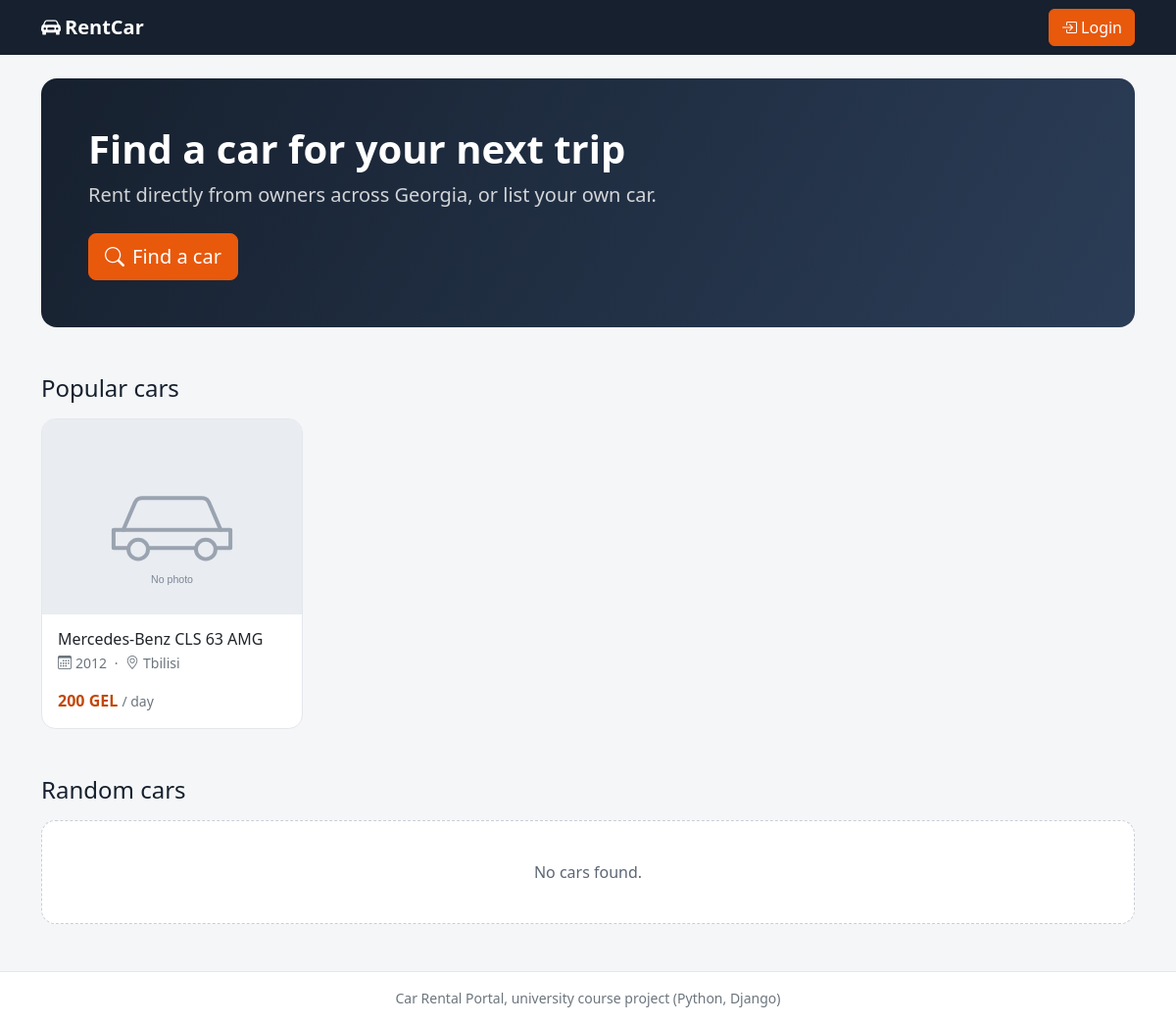
Before: / with the older database file.
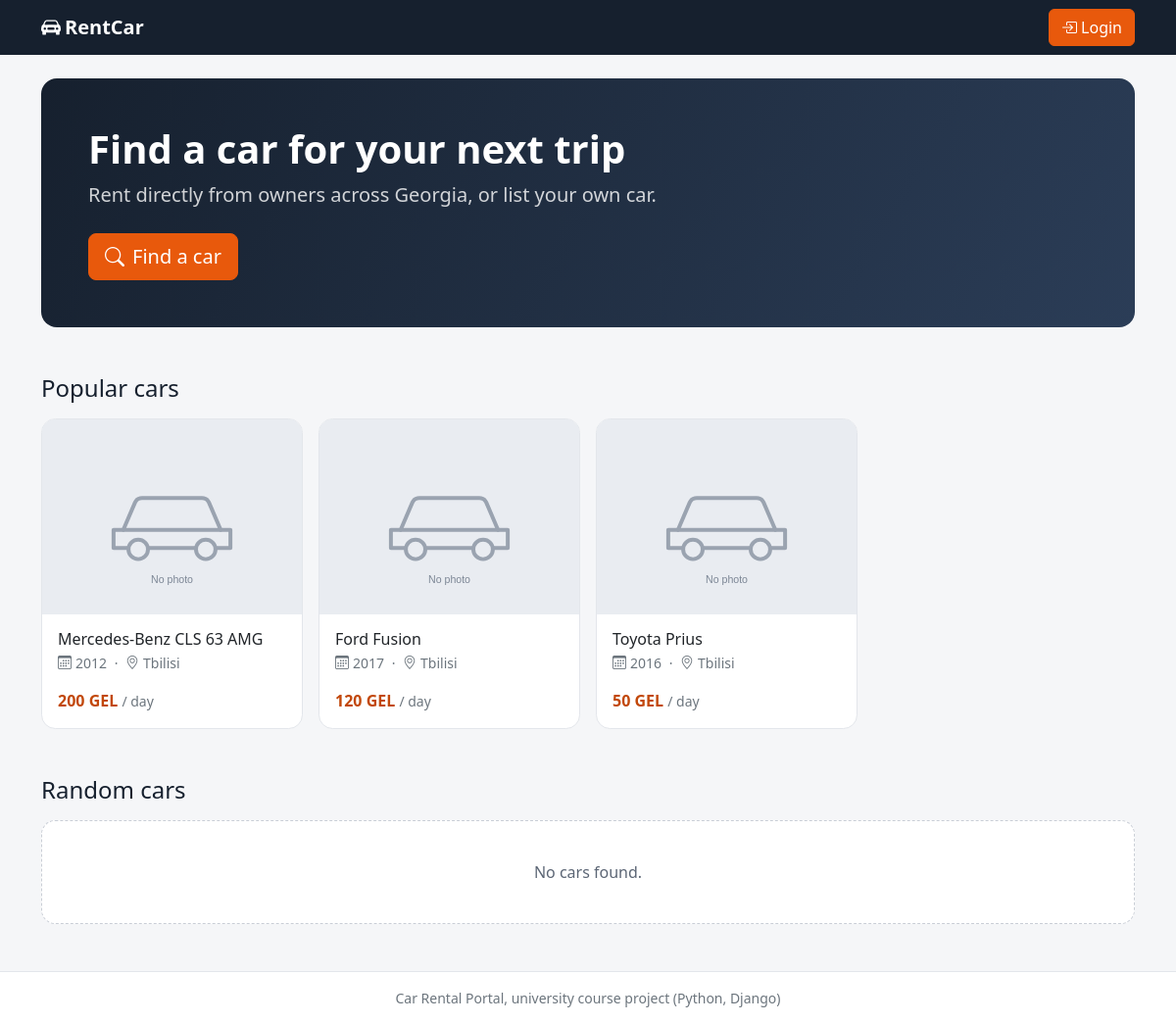
After: the same page with the newer database file.
### core/models.py (models this page shows, shortened)
class Car(models.Model):
    TRANSMISSIONS = [
        ('automatic', 'Automatic'),
        ('manual', 'Manual'),
        ('tiptronic', 'Tiptronic'),
    ]
    owner = models.ForeignKey(User, on_delete=models.CASCADE, related_name='cars')
    brand = models.CharField(max_length=50)
    model = models.CharField(max_length=50)
    year = models.PositiveIntegerField()
    price = models.PositiveIntegerField('Daily price (GEL)')
    capacity = models.PositiveIntegerField('Capacity (seats)')
    transmission = models.CharField(max_length=20, choices=TRANSMISSIONS)
    city = models.CharField(max_length=60)
    fuel_capacity = models.PositiveIntegerField('Fuel tank capacity (litres)')
    image1 = models.ImageField('Photo 1', upload_to='cars/', blank=True, validators=[photo_validator])
    image2 = models.ImageField('Photo 2', upload_to='cars/', blank=True, validators=[photo_validator])
    image3 = models.ImageField('Photo 3', upload_to='cars/', blank=True, validators=[photo_validator])
    latitude = models.FloatField(null=True, blank=True)
    longitude = models.FloatField(null=True, blank=True)
    available_from = models.DateField(null=True, blank=True)
    available_to = models.DateField(null=True, blank=True)
    approved_by = models.ManyToManyField(User, related_name='approved_cars', blank=True)
    created_at = models.DateTimeField(auto_now_add=True)

### core/views.py (the view)
# urls.py: path('', views.home, name='home'),
def home(request):
    popular_cars = Car.objects.annotate(rent_count=Count('rentals')).order_by('-rent_count', '-created_at')[:4]
    popular_ids = [car.id for car in popular_cars]
    random_cars = Car.objects.exclude(id__in=popular_ids).order_by('?')[:8]
    return render(request, 'home.html', {
        'popular_cars': popular_cars,
        'random_cars': random_cars,
    })

### templates/home.html (shortened to what this page needs)
{% extends 'base.html' %}
{% block content %}
<section class="hero rounded-4 p-4 p-md-5 mb-5">
  <h1 class="display-6 fw-semibold mb-2">Find a car for your next trip</h1>
  <p class="lead mb-4">Rent directly from owners across Georgia, or list your own car.</p>
  <a href="{% url 'filter' %}" class="btn btn-accent btn-lg"><i class="bi bi-search me-2"></i>Find a car</a>
</section>
<section class="mb-5">
  <h2 class="h4 mb-3">Popular cars</h2>
  {% if popular_cars %}
    <div class="row row-cols-1 row-cols-sm-2 row-cols-lg-4 g-3">
      {% for car in popular_cars %}
        <div class="col">{% include '_car_card.html' with car=car %}</div>
      {% endfor %}
    </div>
  {% else %}
    <div class="empty-state">No popular cars to show right now.</div>
  {% endif %}
</section>
<section>
  <h2 class="h4 mb-3">Random cars</h2>
  {% if random_cars %}
    <div class="row row-cols-1 row-cols-sm-2 row-cols-lg-4 g-3">
      {% for car in random_cars %}
        <div class="col">{% include '_car_card.html' with car=car %}</div>
      {% endfor %}
    </div>
  {% else %}
    <div class="empty-state">No cars found.</div>
  {% endif %}
</section>
{% endblock %}

### templates/base.html (shortened to what this page needs)
{% load static %}<!doctype html>
<html lang="en">
<head>
  <link href="https://cdn.jsdelivr.net/npm/bootstrap@5.3.3/dist/css/bootstrap.min.css" rel="stylesheet">
  <link href="https://cdn.jsdelivr.net/npm/bootstrap-icons@1.11.3/font/bootstrap-icons.min.css" rel="stylesheet">
  <link href="{% static 'css/style.css' %}" rel="stylesheet">
</head>
<body class="d-flex flex-column min-vh-100">
<nav class="navbar navbar-expand-md navbar-dark site-navbar sticky-top">
  <div class="container">
    <a class="navbar-brand fw-semibold" href="{% url 'home' %}">
      <i class="bi bi-car-front-fill me-1"></i>RentCar
    </a>
    {% if user.is_authenticated %}
      <button class="navbar-toggler" type="button" data-bs-toggle="collapse" data-bs-target="#mainNav"
              aria-controls="mainNav" aria-expanded="false" aria-label="Toggle navigation">
        <span class="navbar-toggler-icon"></span>
      </button>
      <div class="collapse navbar-collapse" id="mainNav">
        <ul class="navbar-nav me-auto">
          <li class="nav-item"><a class="nav-link" href="{% url 'filter' %}">Find a car</a></li>
          <li class="nav-item"><a class="nav-link" href="{% url 'profile' %}">My profile</a></li>
        </ul>
        <div class="d-flex flex-column flex-md-row gap-2 py-2 py-md-0">
          <a class="btn btn-accent" href="{% url 'car_add' %}"><i class="bi bi-plus-lg me-1"></i>Add car</a>
          <a class="btn btn-outline-light" href="{% url 'notifications' %}">
            <i class="bi bi-bell me-1"></i>Notifications
          </a>
          <form method="post" action="{% url 'logout' %}" class="d-grid">
            {% csrf_token %}
            <button type="submit" class="btn btn-outline-light"><i class="bi bi-box-arrow-right me-1"></i>Logout</button>
          </form>
        </div>
      </div>
    {% else %}
      <a class="btn btn-accent" href="{% url 'login' %}"><i class="bi bi-box-arrow-in-right me-1"></i>Login</a>
    {% endif %}
  </div>
</nav>
<main class="flex-grow-1 py-4">
  <div class="container">
    {% block content %}{% endblock %}
  </div>
</main>
<footer class="site-footer py-3 mt-4">
  <div class="container small text-center text-secondary">
    Car Rental Portal, university course project (Python, Django)
  </div>
</footer>
</body>
</html>

### templates/_car_card.html
{% load static %}
<div class="card car-card h-100">
  <a href="{% url 'car_detail' car.id %}" class="car-card-photo" tabindex="-1" aria-hidden="true">
    <img src="{% if car.image1 %}{{ car.image1.url }}{% else %}{% static 'img/no-photo.svg' %}{% endif %}"
         data-fallback="{% static 'img/no-photo.svg' %}"
         alt="{{ car.brand }} {{ car.model }}" loading="lazy">
  </a>
  <div class="card-body d-flex flex-column">
    <h3 class="h6 card-title mb-1">
      <a href="{% url 'car_detail' car.id %}" class="stretched-link text-reset text-decoration-none">
        {{ car.brand }} {{ car.model }}
      </a>
    </h3>
    <p class="text-secondary small mb-3">
      <i class="bi bi-calendar3 me-1"></i>{{ car.year }}
      <span class="mx-1">&middot;</span>
      <i class="bi bi-geo-alt me-1"></i>{{ car.city }}
    </p>
    <p class="mt-auto mb-0">
      <span class="car-price">{{ car.price }} GEL</span>
      <span class="text-secondary small">/ day</span>
    </p>
  </div>
</div>

### static/css/style.css (style rules this page uses)
:root { --ink: #16202e; --accent: #e8590c; --accent-dark: #c2480a; --surface: #f5f6f8; --line: #e3e6eb; --bs-link-color-rgb: 194, 72, 10; --bs-link-hover-color-rgb: 150, 55, 8; }
body { background: var(--surface); color: var(--ink); }
.site-navbar { background: var(--ink); }
.site-footer { border-top: 1px solid var(--line); background: #fff; }
.btn-accent { --bs-btn-color: #fff; --bs-btn-bg: var(--accent); --bs-btn-border-color: var(--accent); --bs-btn-hover-color: #fff; --bs-btn-hover-bg: var(--accent-dark); --bs-btn-hover-border-color: var(--accent-dark); --bs-btn-active-color: #fff; --bs-btn-active-bg: var(--accent-dark); --bs-btn-active-border-color: var(--accent-dark); --bs-btn-focus-shadow-rgb: 232, 89, 12; font-weight: 500; }
.card { border: 1px solid var(--line); border-radius: 0.9rem; }
.car-card { overflow: hidden; transition: transform 0.15s ease, box-shadow 0.15s ease; }
.car-card-photo { display: block; aspect-ratio: 4 / 3; background: #e9ecf1; }
.car-card-photo img, .car-gallery img { width: 100%; height: 100%; object-fit: cover; display: block; }
.car-price { font-weight: 700; color: var(--accent-dark); }
.hero { background: linear-gradient(120deg, #16202e 0%, #2b3d57 100%); color: #fff; }
.hero .lead { color: rgba(255, 255, 255, 0.8); }
.empty-state { background: #fff; border: 1px dashed #c9ced6; border-radius: 0.9rem; padding: 2.5rem 1.25rem; text-align: center; color: #5c6675; }

Changed rows visible on the page:
added Car: brand "Ford", model "Fusion", year "2017", city "Tbilisi", price "120"
added Car: brand "Toyota", model "Prius", year "2016", city "Tbilisi", price "50"
